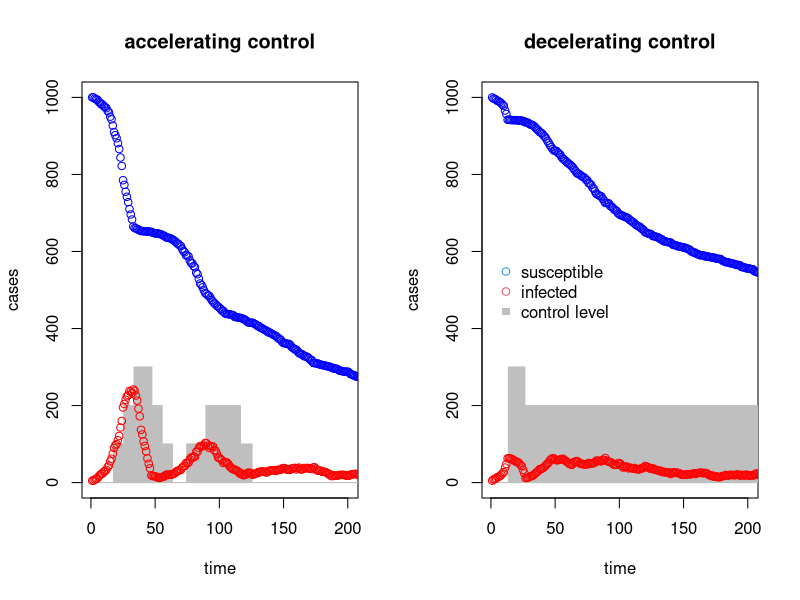

Here is the R script that generated this plot:
##############################################################################
# Consider two control scenarios for control:
# - there are 3 levels of control: mild, medium, severe, which reduce the mean-field transmission rate
# 
# Scenario 1: initial trigger results in move first to "mild" control, subsequent increases in outbreak severity (accel_triggers) result in progressive acceleration to "medium" and "severe". If outbreak subsides (return_trigger_accel) then control can decelerate.  
# Scenario 2: initial trigger results in move first to "severe" control, subsequent increases in outbreak severity (decel_triggers) result in progressive acceleration to "medium" and "mild". If outbreak increases (return_trigger_decel) then control can accelerate.  
##############################################################################
##############################################################################
# Intial observations -- 
# Scenario 1 tends to result in lowest cost outcome; mildest control for the longest period (area of grey). 
# Scenario 2 tends to result in smallest overall size of outbreak and (in general) lowest overall magnitude (peak height)
#  -- when R0 is high, overall outbreak size is similar, but peak hight much higher in scenario 1
##############################################################################

mild <- .9  # 1 - reduction in transmission in mild control
medium <- .5  # 1 - reduction in transmission in medium control
severe <- .01  # 1 - reduction in transmission in severe control

par(mfrow=c(1,2))
duration <- 500 # simulation duration
R0 <- 2.5 # as you make this higher, severity of initial outbreak changes dramatically 
population_size <- 1000
initial_cases <- 5  # number of initial cases
transmission <- R0/population_size  
silent_spread <- 7 # number of days of silent spread before any control can start

observation_lag <- 1  # values 1-6; number of days lag in information for triggers
accel_triggers <- c( 50, 100, 200, 400) # for levels of accelerating -- move up a level if you hit this case level
decel_triggers <- c(50, 25, 10, 5, 1) # note there are 5 levels; one for start, 4 for decelerating - move down a level if you hit this case level
return_trigger_accel <- 25  # what is the trigger for decelerating control in accelerating scenario
return_trigger_decel <- 25  # what is the trigger for accelerating control in decelerating scenario
change_delay <- 7 # must wait this many days to change a control level

#############################################################################################
# Here is a short script for a stochastic SIR model 
# this genrates cases per day and then aggregates into a series of observation intervals; here 13 biweeks, or half a year
# 

gilstep<-function(S.t,I.t,I.p,beta,births){
  # S.t = current susceptibles
  # I = current infecteds
  # I.p = infecteds one infectious period previous (note, this is analogous to your fixed infectious period)
  # beta = transmission rate
  # births = births per time step
  #browser()
  ifelse(I.t>0,nSI<-rpois(1,max(rnorm(1,beta,.2*beta),1e-5)*S.t*I.t),nSI<-0) # number of new cases in time step t
#  ifelse(I.t>0,nSI<-rpois(1,rgamma(1,beta,1)*S.t*I.t),nSI<-0) # number of new cases in time step t
  nIR<-I.p #rpois(1,I.p)                               # number of cases recovering in time step t
  I.new<-max(0,I.t+nSI-nIR)                       # update I
  S.new<-max(0,S.t-nSI+births)                    # update S
  return(list(S=S.new,I=I.new,new.case=nSI))      # store S, I, and new cases
}


################################################################
################################################################
# new stuff
################################################################
################################################################
# accelerating control
gilrun<-function(T,S.init,I.init,beta_levels,beta_triggers_high,beta_triggers_low,obs_lag,inf.per,births=0){
  # T = the total time of the simulation
  # S.init = the initial susceptible population
  # I.init = the initial infectious population
  # beta = the transmission rate
  # inf.per = the infectious period
  # births = the births per time step
  # 
  
  S<-S.init
  I<-I.init
  trig <- 1
  trig.stor <- 1
  delay_counter <- 0
  new.case<-0

    for(i in 2:T){
    #browser()
    ifelse(i>(inf.per+1),I.p<-new.case[i-inf.per],I.p<-0) # If time is earlier than the first infectious period, nobody can recover

        # count cases in beds (I) set control and beta
    #
    # Don't trigger unless cases get at least to X
    if(i > silent_spread){
      if(I[i-obs_lag] > beta_triggers_high[trig] & delay_counter > change_delay){
      trig <- trig + 1
      delay_counter <- 0
      }
      if(I[i-obs_lag] < beta_triggers_low & delay_counter > change_delay){
        trig <- max(trig - 1,1)
        delay_counter <- 0
      }
    }
    delay_counter <- delay_counter + 1  # increment delay counter
    beta <- beta_levels[trig] 
    #
if(length(I[i-1])==0){browser()}
    out<-gilstep(S[i-1],I[i-1],I.p,beta,births)           # generate new infectious and recoveries 
    I<-c(I,out$I)                                         # Append new I
    new.case<-c(new.case,out$new.case)                    # Append new cases
    S<-c(S,out$S)                                         # Append new S
    trig.stor <- c(trig.stor,trig)
  }
  return(list(I=I,S=S,new.case=new.case,trig.stor =trig.stor))
}

out<-gilrun(duration,population_size,initial_cases,
            beta_levels = c( 1, mild, medium, severe) * transmission/14, #beta_levels -- accelerating
            beta_triggers_high = accel_triggers, # beta_triggers -- accelerating
            beta_triggers_low = return_trigger_accel, # beta_triggers -- accelerating
            obs_lag = observation_lag,
            14,0)
plot(NA,xlim=c(1,200),ylim=c(0,1000),ylab="cases",xlab="time") # plot panels
title("accelerating control")

#barplot(out$trig.stor*100,col=grey(.25),add=T)
width <- .45  # width of bar for plotting control levels
severity <- (out$trig.stor-1) * 100  # scale so it shows up
severity[1:silent_spread] <- 0 # don't plot control before it starts
rect((1:length(out$I)) - width, rep(0,length(out$I)), (1:length(out$I)) + width,severity, col = gray(.75), border=grey(.75)) # plot bars
points(out$I,col="red",ylim=c(0,1e3)) # plot cases 
points(out$S,col="blue")  # plot susceptibles
#points(out$new.case,col=grey(.5))



################################################################
# decelerating control
gilrun<-function(T,S.init,I.init,beta_levels,beta_triggers_high, beta_triggers_low, obs_lag,inf.per,births=0){
  # T = the total time of the simulation
  # S.init = the initial susceptible population
  # I.init = the initial infectious population
  # beta = the transmission rate
  # inf.per = the infectious period
  # births = the births per time step
  # 
  
  S<-S.init
  I<-I.init
  trig <- 1
  trig.stor <- 1
  delay_counter <- 0
  new.case<-0
  for(i in 2:T){
    #browser()
    ifelse(i>(inf.per+1),I.p<-new.case[i-inf.per],I.p<-0) # If time is earlier than the first infectious period, nobody can recover
    
    # count cases in beds (I) set control and beta
    #
    # Don't trigger unless cases get at least to X
    if(trig ==1){
     if(i >  silent_spread) {
       #browser()
       if(I[i-obs_lag] > beta_triggers_low[trig] & delay_counter > change_delay){ # force change_delay days silent spread
      trig <- min(trig + 1,length(beta_triggers_low))
      delay_counter <- 0
       }
     } 
    }
    if(trig >1){
      if(i >  silent_spread){
        if(I[i-obs_lag] < beta_triggers_low[trig] & delay_counter > change_delay){ # force change_delay days silent spread
        trig <- min(trig + 1,length(beta_triggers_low))
        delay_counter <- 0
        }
        if(trig >=4 & I[i-obs_lag] > beta_triggers_high & delay_counter > change_delay){ # force change_delay days silent spread
          trig <- max(trig - 1,2)
          delay_counter <- 0
        }
      } 
    }
    delay_counter <- delay_counter + 1  # increment delay counter
    beta <- beta_levels[trig] 
    #cat(beta,"-",trig,".\n")
    #
    #browser()
    out<-gilstep(S[i-1],I[i-1],I.p,beta,births)           # generate new infectious and recoveries 
    I<-c(I,out$I)                                         # Append new I
    new.case<-c(new.case,out$new.case)                    # Append new cases
    S<-c(S,out$S)                                         # Append new S
    trig.stor <- c(trig.stor,trig)
  }
  return(list(I=I,S=S,new.case=new.case,trig.stor =trig.stor))
}

out<-gilrun(duration,population_size,initial_cases,
            beta_levels = c(1,severe,medium,mild ,1) * transmission/14, #beta_levels -- accelerating
            beta_triggers_high = c(return_trigger_decel), # beta_triggers -- accelerating
            beta_triggers_low = decel_triggers, # beta_triggers -- accelerating
            obs_lag = observation_lag,
            14,0)


plot(NA,xlim=c(1,200),ylim=c(0,1000),ylab="cases",xlab="time")
title("decelerating control")

#barplot(out$trig.stor*100,col=grey(.25),add=T)
width <- .45 # width of bar for plotting control levels
severity <- c(0,3,2,1,0)[out$trig.stor] * 100 # scale so it shows up
severity[which(out$trig.stor==1)] <- 0 # don't plot control before it starts
rect((1:length(out$I)) - width, rep(0,length(out$I)), (1:length(out$I)) + width,severity, col = gray(.75), border=grey(.75)) # plot bars
points(out$I,col="red",ylim=c(0,1e3)) # plot cases 
points(out$S,col="blue")  # plot susceptibles
#points(out$new.case,col=grey(.5))


legend(0,600,legend=c("susceptible", "infected","control level"),pch=c(1,1,15),col=c(4,2,grey(.75)),bty="n")


################################################################
################################################################

